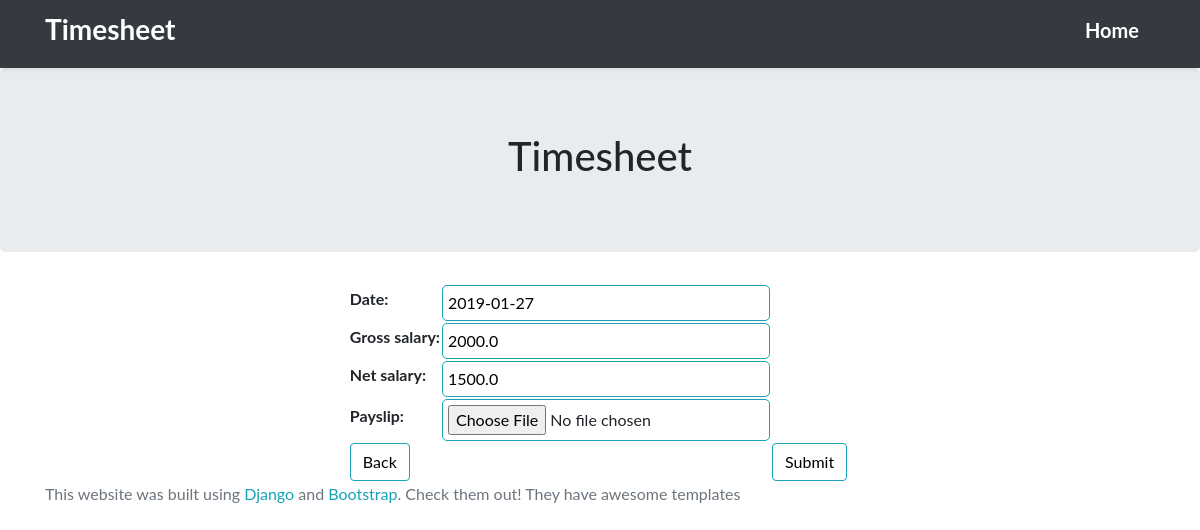
/paycheck/edit/1/, run on the app's committed database.
### timesheet/models.py (models this page shows, shortened)
class Paycheck(models.Model):
    date = models.DateField() # models.ForeignKey(TimesheetDay, on_delete = models.CASCADE)
    gross_salary = models.FloatField(default = 0.0, validators = [MinValueValidator(0.0), MaxValueValidator(9999.99)])
    net_salary = models.FloatField(default = 0.0, validators = [MinValueValidator(0.0), MaxValueValidator(9999.99)])
    payslip = models.FileField(upload_to = 'timesheet/paycheck/payslips/', null = True, blank = True)

### timesheet/views.py (the view)
# urls.py: path('paycheck/edit/<int:paycheck_id>/', timesheet.views.paycheck, name = 'paycheck_edit'),
def paycheck(request, paycheck_id):
    if paycheck_id:
        paycheck = get_object_or_404(Paycheck, pk = paycheck_id)
    else:
        paycheck = Paycheck()
    form = PaycheckForm(request.POST or None, request.FILES or None, instance = paycheck)
    if request.POST and form.is_valid():
        form.save()
        return HttpResponseRedirect('/')
    return render(request, 'timesheet/form.html', {'form': form})

### timesheet/forms.py
class PaycheckForm(ModelForm):
  class Meta:
    model = Paycheck
    widgets = {
      'date': DateInput(attrs={'type': 'date-local'}, format='%Y-%m-%d'),
    }
    fields = '__all__'
  def __init__(self, *args, **kwargs):
    super(PaycheckForm, self).__init__(*args, **kwargs)
    self.fields['date'].input_formats = ('%Y-%m-%d',)
    self.fields['date'].widget.attrs['readonly'] = True

### timesheet/templates/timesheet/form.html (shortened to what this page needs)
{% extends 'home/home.html' %}
{% block content %}
  <section class="jumbotron text-center">
    <div class="container">
      <h1>Timesheet</h1>
    </div>
  </section>
  <form method="post" action="" enctype="multipart/form-data">
    <table class="form form-table">
      {{ form }}
      <tr>
        <td colspan="2"><button type="submit" class="btn btn-info left"> Back </button></td>
        <td colspan="2"><button type="submit" class="btn btn-info right"> Submit </button></td>
      </tr>
    </table>
  </form>
{% endblock %}

### timesheet/static/timesheet/css/styles.css (style rules this page uses)
body { font-family: "ptsans", "Lato", "Helvetica Neue", Helvetica, Arial, sans-serif; }
.left { float: left; }
.right { float: right; }
.btn { outline: none; color: black; background-color: transparent; box-shadow: 0 0 0 0; margin-right: 3px; }
.form { margin: auto; }
.form input, .form select, .form textarea { border-radius: 5px; border: 1px solid #17a2b8; outline: none; background: none; padding: 5px; width: 100%; }

### data on the page
Paycheck: date "2019-01-27", gross_salary "2000.0", net_salary "1500.0"
